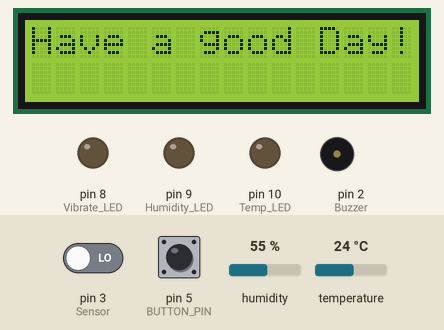
A sketch run on a simulated Arduino Uno, built with avr-gcc and run on an emulated ATmega328P. Shown: 16×2 character LCD, output pins drawn as LEDs (lit = HIGH), buzzer (waves = sounding, pin HIGH). Inputs (shaded band) come from the test bench; at power-on: pin 5 (BUTTON_PIN) HIGH, pin 3 (Sensor) LOW, temperature 24 °C, humidity 55 %.

Above: at 1.2 s.
1.3 s: pin 5 (BUTTON_PIN) pulled LOW for 3 s
At 4.0 s:
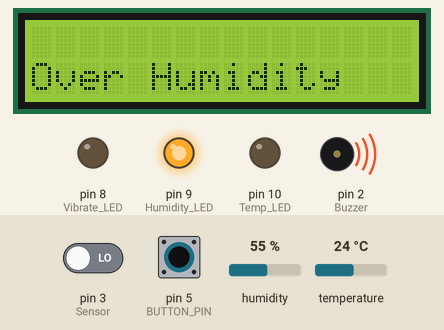
5.8 s: pin 3 (Sensor) driven HIGH and pin 5 (BUTTON_PIN) driven LOW
At 8.0 s:
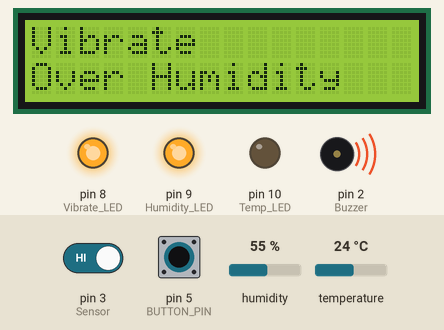
9.8 s: temperature set to 30 °C
13.8 s: temperature set to 33 °C
At 16.2 s:
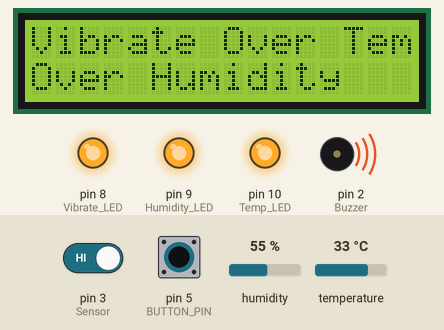
17.8 s: pin 5 (BUTTON_PIN) driven HIGH
At 18.3 s:
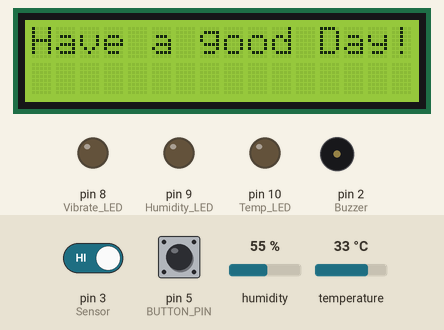
21.8 s: pin 5 (BUTTON_PIN) driven LOW
At 24.2 s:
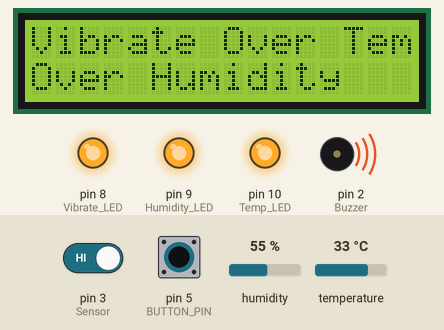
Timing chart, 0 to 25.7 s (numbered marks = the images above; inputs shaded):
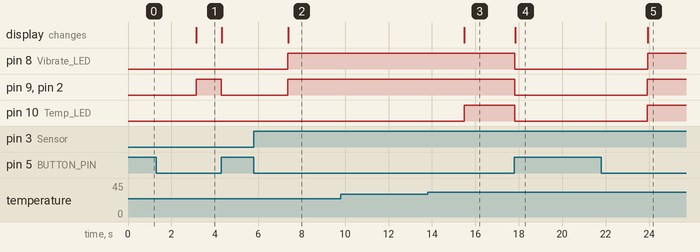

The sketch:

2.ino
```cpp
#include "DHT.h"
#include <LiquidCrystal_I2C.h>

const int Buzzer = 2;       // Set Buzzer in D2 PIN
const int Sensor = 3;       // Set Sensor in D3 PIN
const int DHT_PIN = 4;      // Set DHT11  in D4 PIN
const int BUTTON_PIN = 5;   // Set Button in D5 PIN

const int Vibrate_LED = 8;  // Set Vibrate_LED in D8 PIN
const int Humidity_LED = 9; // Set Humidity_LED in D9 PIN
const int Temp_LED = 10;    // Set Temp_LED in D10 PIN

bool RESET = true;

DHT dht(DHT_PIN, DHT11);
LiquidCrystal_I2C lcd(0x27, 16, 2);

void setup()
{
  pinMode(Sensor, INPUT);  // Sensor PIN as INPUT
  pinMode(Buzzer, OUTPUT); // Buzzer PIN as OUTPUT
  pinMode(BUTTON_PIN, INPUT);
  pinMode(Vibrate_LED, OUTPUT);
  pinMode(Humidity_LED, OUTPUT);
  pinMode(Temp_LED, OUTPUT);

  dht.begin(); // Start DHT11
  lcd.init();  // Start LCD
  lcd.backlight();
  lcd.clear();
  Serial.begin(9600);
}

void loop()
{
  float h = dht.readHumidity();
  float t = dht.readTemperature();
  float f = dht.readTemperature(true);

  bool overtemp = (t >= 32 && t <= 36);
  bool overhum = (h >= 50 && h <= 60);
  bool Vibra = (digitalRead(Sensor) == HIGH);

  if (overtemp || overhum || Vibra)
  {
    lcd.clear();
    while(digitalRead(BUTTON_PIN) != HIGH)
    {
      h = dht.readHumidity();
      t = dht.readTemperature();
      f = dht.readTemperature(true);

      overtemp = (t >= 32 && t <= 36);
      overhum = (h >= 50 && h <= 60);
      Vibra = (digitalRead(Sensor) == HIGH);

      if(overtemp)
      {
        digitalWrite(Temp_LED, HIGH);
        digitalWrite(Buzzer, HIGH);
        lcd.setCursor(8, 0);
        lcd.print("Over Temp");
      }

      if(overhum)
      {
        digitalWrite(Humidity_LED, HIGH);
        digitalWrite(Buzzer, HIGH);
        lcd.setCursor(0, 1);
        lcd.print("Over Humidity");
      }

      if(Vibra)
      {
        digitalWrite(Vibrate_LED, HIGH);
        digitalWrite(Buzzer, HIGH);
        lcd.setCursor(0, 0);
        lcd.print("Vibrate");
      }
    }
    RESET = true;
  }

  if(RESET)
  {
    for(int i=8;i<=10;i++)
      digitalWrite(i, LOW);
    digitalWrite(Buzzer, LOW);

    lcd.clear();
    lcd.setCursor(0, 0);
    lcd.print("Have a good Day!!");
    RESET = false;
    delay(3000);
  }
}
```

Measured:
- the behaviour switches between 31 and 32 °C on temperature (found by bisection; images 2 and 3)
- after the input at 1.3 s, pin 9 (Humidity_LED), pin 2 (Buzzer): LOW → HIGH after 1.8 s, → LOW 1.2 s later; the display: changes after 1.9 s (image 1)
- after the input at 5.8 s, pin 8 (Vibrate_LED), pin 9 (Humidity_LED), pin 2 (Buzzer): LOW → HIGH after 1.6 s; the display: changes after 1.6 s (image 2)
- after the input at 9.8 s, every drawn part: stays the same
- after the input at 13.8 s, pin 10 (Temp_LED): LOW → HIGH after 1.7 s; the display: changes after 1.7 s (image 3)
- after the input at 17.8 s, pin 8 (Vibrate_LED), pin 9 (Humidity_LED), pin 10 (Temp_LED), pin 2 (Buzzer): HIGH → LOW at once; the display: changes at once (image 4)
- after the input at 21.8 s, pin 8 (Vibrate_LED), pin 9 (Humidity_LED), pin 10 (Temp_LED), pin 2 (Buzzer): LOW → HIGH after 2.1 s; the display: changes after 2.1 s (image 5)
